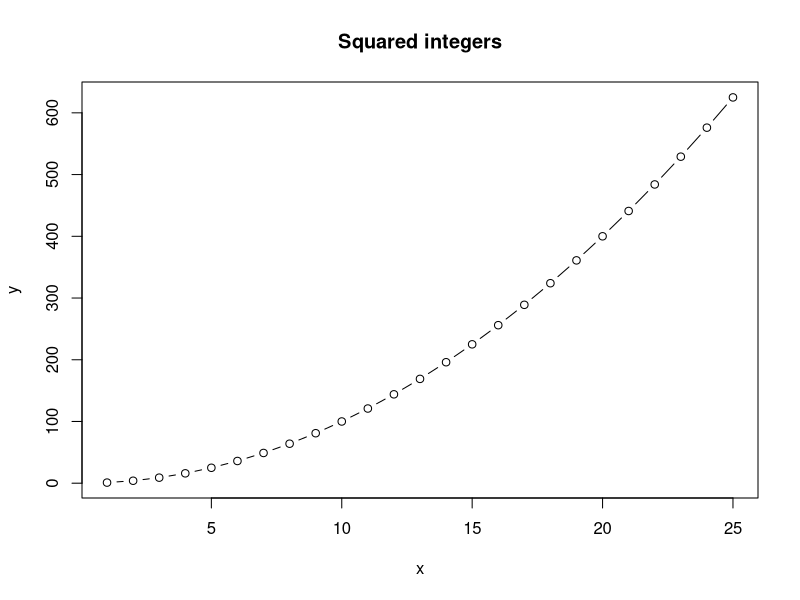
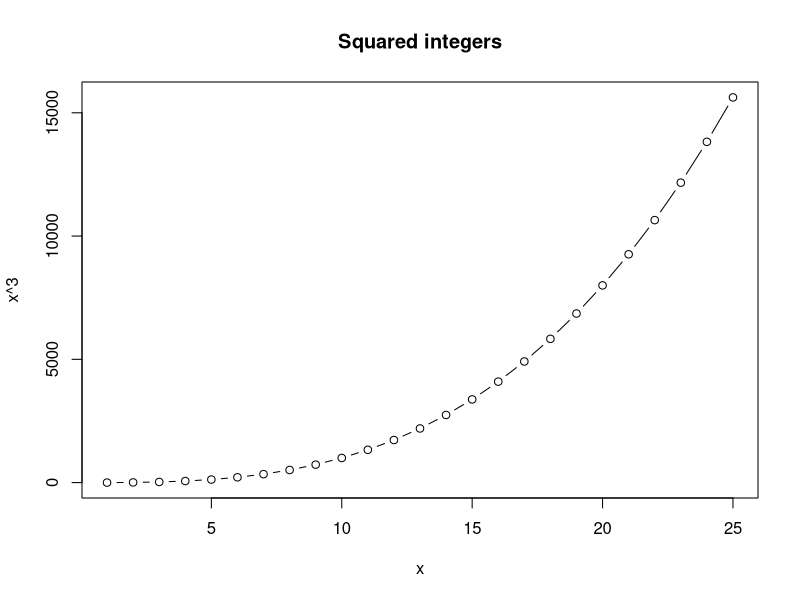

These figures' R source, in order:
## This is a R script 
## Run this code to make a plot of x and x^2 for the integers from 1 to 10

x <- 1:25
y <- x^2


plot(x,y, type = "b", main = "Squared integers")

plot(x, x^3, type = "b", main = "Squared integers")
